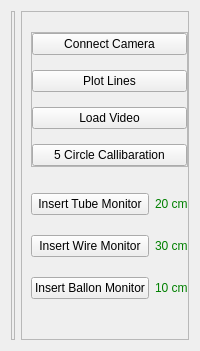
               <widget class="QWidget" name="page_2">
                <layout class="QHBoxLayout" name="horizontalLayout_4">
                 <item>
                  <widget class="QFrame" name="frame_10">
                   <property name="frameShape">
                    <enum>QFrame::StyledPanel</enum>
                   </property>
                   <property name="frameShadow">
                    <enum>QFrame::Raised</enum>
                   </property>
                  </widget>
                 </item>
                 <item>
                  <widget class="QFrame" name="frame_3">
                   <property name="maximumSize">
                    <size>
                     <width>250</width>
                     <height>16777215</height>
                    </size>
                   </property>
                   <property name="frameShape">
                    <enum>QFrame::StyledPanel</enum>
                   </property>
                   <property name="frameShadow">
                    <enum>QFrame::Raised</enum>
                   </property>
                   <layout class="QVBoxLayout" name="verticalLayout_10">
                    <property name="topMargin">
                     <number>20</number>
                    </property>
                    <property name="rightMargin">
                     <number>0</number>
                    </property>
                    <property name="bottomMargin">
                     <number>40</number>
                    </property>
                    <item alignment="Qt::AlignTop">
                     <widget class="QFrame" name="frame_11">
                      <property name="frameShape">
                       <enum>QFrame::StyledPanel</enum>
                      </property>
                      <property name="frameShadow">
                       <enum>QFrame::Raised</enum>
                      </property>
                      <layout class="QVBoxLayout" name="verticalLayout_11">
                       <property name="spacing">
                        <number>15</number>
                       </property>
                       <property name="leftMargin">
                        <number>0</number>
                       </property>
                       <property name="topMargin">
                        <number>0</number>
                       </property>
                       <property name="rightMargin">
                        <number>0</number>
                       </property>
                       <property name="bottomMargin">
                        <number>0</number>
                       </property>
                       <item>
                        <widget class="QPushButton" name="pushButton_12">
                         <property name="cursor">
                          <cursorShape>PointingHandCursor</cursorShape>
                         </property>
                         <property name="text">
                          <string>Connect Camera</string>
                         </property>
                        </widget>
                       </item>
                       <item>
                        <widget class="QPushButton" name="pushButton_13">
                         <property name="cursor">
                          <cursorShape>PointingHandCursor</cursorShape>
                         </property>
                         <property name="text">
                          <string>Plot Lines</string>
                         </property>
                        </widget>
                       </item>
                       <item>
                        <widget class="QPushButton" name="pushButton_14">
                         <property name="cursor">
                          <cursorShape>PointingHandCursor</cursorShape>
                         </property>
                         <property name="text">
                          <string>Load Video</string>
                         </property>
                        </widget>
                       </item>
                       <item>
                        <widget class="QPushButton" name="pushButton_15">
                         <property name="cursor">
                          <cursorShape>PointingHandCursor</cursorShape>
                         </property>
                         <property name="text">
                          <string>5 Circle Callibaration</string>
                         </property>
                        </widget>
                       </item>
                      </layout>
                     </widget>
                    </item>
                    <item>
                     <layout class="QGridLayout" name="gridLayout_2">
                      <property name="bottomMargin">
                       <number>0</number>
                      </property>
                      <property name="verticalSpacing">
                       <number>20</number>
                      </property>
                      <item row="1" column="0">
                       <widget class="QPushButton" name="pushButton_16">
                        <property name="cursor">
                         <cursorShape>PointingHandCursor</cursorShape>
                        </property>
                        <property name="text">
                         <string>Insert Tube Monitor</string>
                        </property>
                       </widget>
                      </item>
                      <item row="3" column="0">
                       <widget class="QPushButton" name="pushButton_17">
                        <property name="cursor">
                         <cursorShape>PointingHandCursor</cursorShape>
                        </property>
                        <property name="text">
                         <string>Insert Wire Monitor</string>
                        </property>
                       </widget>
                      </item>
                      <item row="4" column="0">
                       <widget class="QPushButton" name="pushButton_18">
                        <property name="cursor">
                         <cursorShape>PointingHandCursor</cursorShape>
                        </property>
                        <property name="text">
                         <string>Insert Ballon Monitor</string>
                        </property>
                       </widget>
                      </item>
                      <item row="1" column="1">
                       <widget class="QLabel" name="label_11">
                        <property name="styleSheet">
                         <string notr="true">color:green;</string>
                        </property>
                        <property name="text">
                         <string>20 cm</string>
                        </property>
                       </widget>
                      </item>
                      <item row="4" column="1">
                       <widget class="QLabel" name="label_13">
                        <property name="styleSheet">
                         <string notr="true">color:green;</string>
                        </property>
                        <property name="text">
                         <string>10 cm</string>
                        </property>
                       </widget>
                      </item>
                      <item row="3" column="1">
                       <widget class="QLabel" name="label_12">
                        <property name="styleSheet">
                         <string notr="true">color:green;</string>
                        </property>
                        <property name="text">
                         <string>30 cm</string>
                        </property>
                       </widget>
                      </item>
                      <item row="0" column="0">
                       <widget class="QFrame" name="frame_12">
                        <property name="frameShape">
                         <enum>QFrame::StyledPanel</enum>
                        </property>
                        <property name="frameShadow">
                         <enum>QFrame::Raised</enum>
                        </property>
                       </widget>
                      </item>
                     </layout>
                    </item>
                   </layout>
                  </widget>
                 </item>
                </layout>
               </widget>
